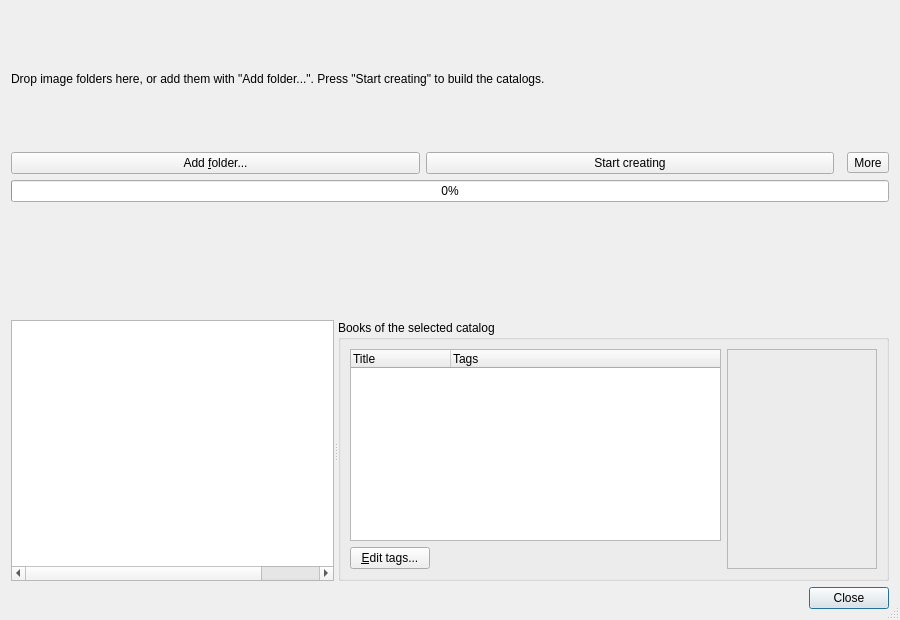
<?xml version="1.0" encoding="UTF-8"?>
<ui version="4.0">
 <class>ManageDatabaseDialog</class>
 <widget class="QDialog" name="ManageDatabaseDialog">
  <property name="geometry">
   <rect>
    <x>0</x>
    <y>0</y>
    <width>900</width>
    <height>620</height>
   </rect>
  </property>
  <property name="acceptDrops">
   <bool>true</bool>
  </property>
  <property name="windowTitle">
   <string>Manage catalogs</string>
  </property>
  <property name="sizeGripEnabled">
   <bool>true</bool>
  </property>
  <layout class="QVBoxLayout" name="dialogLayout">
   <item>
    <widget class="QLabel" name="hintLabel">
     <property name="text">
      <string extracomment="Line above the catalog list that explains how a folder is registered as a catalog and built">Drop image folders here, or add them with "Add folder...". Press "Start creating" to build the catalogs.</string>
     </property>
     <property name="wordWrap">
      <bool>true</bool>
     </property>
    </widget>
   </item>
   <item>
    <layout class="QHBoxLayout" name="catalogActionsLayout">
     <item>
      <widget class="QPushButton" name="addButton">
       <property name="text">
        <string extracomment="Button that registers another folder as a catalog">Add &amp;folder...</string>
       </property>
       <property name="flat">
        <bool>false</bool>
       </property>
       <property name="autoDefault">
        <bool>false</bool>
       </property>
      </widget>
     </item>
     <item>
      <widget class="QPushButton" name="cancelButton">
       <property name="text">
        <string>Start creating</string>
       </property>
       <property name="autoDefault">
        <bool>false</bool>
       </property>
      </widget>
     </item>
     <item>
      <spacer name="actionsSpacer">
       <property name="orientation">
        <enum>Qt::Horizontal</enum>
       </property>
      </spacer>
     </item>
     <item>
      <widget class="QToolButton" name="moreButton">
       <property name="text">
        <string>More</string>
       </property>
       <property name="popupMode">
        <enum>QToolButton::InstantPopup</enum>
       </property>
      </widget>
     </item>
    </layout>
   </item>
   <item>
    <widget class="QWidget" name="progressWidget">
     <layout class="QVBoxLayout" name="progressLayout">
      <property name="leftMargin">
       <number>0</number>
      </property>
      <property name="topMargin">
       <number>0</number>
      </property>
      <property name="rightMargin">
       <number>0</number>
      </property>
      <property name="bottomMargin">
       <number>0</number>
      </property>
      <item>
       <widget class="QProgressBar" name="progressBar">
        <property name="sizePolicy">
         <sizepolicy hsizetype="Expanding" vsizetype="Fixed">
          <horstretch>0</horstretch>
          <verstretch>0</verstretch>
         </sizepolicy>
        </property>
        <property name="value">
         <number>0</number>
        </property>
       </widget>
      </item>
      <item>
       <widget class="QLabel" name="volumeNameLabel">
        <property name="text">
         <string />
        </property>
        <property name="sizePolicy">
         <sizepolicy hsizetype="Ignored" vsizetype="Preferred">
          <horstretch>0</horstretch>
          <verstretch>0</verstretch>
         </sizepolicy>
        </property>
       </widget>
      </item>
     </layout>
    </widget>
   </item>
   <item>
    <widget class="QSplitter" name="catalogSplitter">
     <property name="orientation">
      <enum>Qt::Horizontal</enum>
     </property>
     <property name="childrenCollapsible">
      <bool>false</bool>
     </property>
     <widget class="QTreeWidget" name="treeWidget">
      <property name="sizePolicy">
       <sizepolicy hsizetype="Expanding" vsizetype="Expanding">
        <horstretch>0</horstretch>
        <verstretch>0</verstretch>
       </sizepolicy>
      </property>
      <property name="selectionBehavior">
       <enum>QAbstractItemView::SelectRows</enum>
      </property>
      <property name="uniformRowHeights">
       <bool>true</bool>
      </property>
      <property name="sortingEnabled">
       <bool>true</bool>
      </property>
      <property name="columnCount">
       <number>3</number>
      </property>
      <attribute name="headerVisible">
       <bool>false</bool>
      </attribute>
      <attribute name="headerDefaultSectionSize">
       <number>150</number>
      </attribute>
      <column>
       <property name="text">
        <string notr="true">1</string>
       </property>
      </column>
      <column>
       <property name="text">
        <string notr="true">2</string>
       </property>
      </column>
      <column>
       <property name="text">
        <string notr="true">3</string>
       </property>
      </column>
      <property name="rootIsDecorated">
       <bool>false</bool>
      </property>
      <property name="toolTip">
       <string>Right-click a catalog to edit, delete, or open its folder.</string>
      </property>
     </widget>
     <widget class="QGroupBox" name="booksGroup">
      <property name="title">
       <string extracomment="Frame holding the books of the catalog selected above, and the button that edits the tags of one of them">Books of the selected catalog</string>
      </property>
      <layout class="QGridLayout" name="booksLayout">
       <item row="0" column="0">
        <widget class="QTreeWidget" name="booksTree">
         <column>
          <property name="text">
           <string extracomment="Column of the list of books that shows the title of a book">Title</string>
          </property>
         </column>
         <column>
          <property name="text">
           <string extracomment="Column of the list of books that shows the tags of a book">Tags</string>
          </property>
         </column>
         <property name="rootIsDecorated">
          <bool>false</bool>
         </property>
         <property name="uniformRowHeights">
          <bool>true</bool>
         </property>
        </widget>
       </item>
       <item row="1" column="0">
        <widget class="QPushButton" name="editTagsButton">
         <property name="sizePolicy">
          <sizepolicy hsizetype="Maximum" vsizetype="Fixed">
           <horstretch>0</horstretch>
           <verstretch>0</verstretch>
          </sizepolicy>
         </property>
         <property name="text">
          <string extracomment="Button that opens the dialog which edits the title and tags of the selected book">&amp;Edit tags...</string>
         </property>
         <property name="autoDefault">
          <bool>false</bool>
         </property>
        </widget>
       </item>
       <item row="0" column="1" rowspan="2">
        <widget class="QLabel" name="coverLabel">
         <property name="sizePolicy">
          <sizepolicy hsizetype="Preferred" vsizetype="Expanding">
           <horstretch>0</horstretch>
           <verstretch>0</verstretch>
          </sizepolicy>
         </property>
         <property name="minimumSize">
          <size>
           <width>150</width>
           <height>180</height>
          </size>
         </property>
         <property name="frameShape">
          <enum>QFrame::StyledPanel</enum>
         </property>
         <property name="frameShadow">
          <enum>QFrame::Sunken</enum>
         </property>
         <property name="toolTip">
          <string extracomment="Tooltip of the picture that shows the cover of the book selected in the list">Cover of the selected book</string>
         </property>
         <property name="text">
          <string />
         </property>
         <property name="alignment">
          <set>Qt::AlignCenter</set>
         </property>
        </widget>
       </item>
      </layout>
     </widget>
    </widget>
   </item>
   <item>
    <layout class="QHBoxLayout" name="footerLayout">
     <item>
      <widget class="QLabel" name="statusLabel">
       <property name="text">
        <string />
       </property>
       <property name="wordWrap">
        <bool>true</bool>
       </property>
      </widget>
     </item>
     <item>
      <widget class="QDialogButtonBox" name="buttonBox">
       <property name="orientation">
        <enum>Qt::Horizontal</enum>
       </property>
       <property name="standardButtons">
        <set>QDialogButtonBox::Close</set>
       </property>
      </widget>
     </item>
    </layout>
   </item>
  </layout>
  <action name="editAction">
   <property name="text">
    <string extracomment="Button to edit information on registered catalog">&amp;Edit</string>
   </property>
  </action>
  <action name="deleteAction">
   <property name="text">
    <string extracomment="Button to delete information of registered catalog">&amp;Delete</string>
   </property>
  </action>
  <action name="openInExplorerAction">
   <property name="text">
    <string extracomment="Button that shows the folder of the selected catalog where the platform lists files">Open in Explorer</string>
   </property>
  </action>
  <action name="purgeMissingAction">
   <property name="text">
    <string extracomment="Button that removes the catalog entries whose folder is no longer there">Remove missing entries (%1)</string>
   </property>
  </action>
  <action name="deleteAllAction">
   <property name="text">
    <string>Delete all catalogs...</string>
   </property>
  </action>
 </widget>
 <resources />
 <connections>
  <connection>
   <sender>buttonBox</sender>
   <signal>rejected()</signal>
   <receiver>ManageDatabaseDialog</receiver>
   <slot>reject()</slot>
  </connection>
  <connection>
   <sender>addButton</sender>
   <signal>clicked()</signal>
   <receiver>ManageDatabaseDialog</receiver>
   <slot>handleAddButtonClicked()</slot>
  </connection>
  <connection>
   <sender>cancelButton</sender>
   <signal>clicked()</signal>
   <receiver>ManageDatabaseDialog</receiver>
   <slot>handleCancelButtonClicked()</slot>
  </connection>
  <connection>
   <sender>editAction</sender>
   <signal>triggered()</signal>
   <receiver>ManageDatabaseDialog</receiver>
   <slot>handleEditButtonClicked()</slot>
  </connection>
  <connection>
   <sender>deleteAction</sender>
   <signal>triggered()</signal>
   <receiver>ManageDatabaseDialog</receiver>
   <slot>handleDeleteButtonClicked()</slot>
  </connection>
  <connection>
   <sender>deleteAllAction</sender>
   <signal>triggered()</signal>
   <receiver>ManageDatabaseDialog</receiver>
   <slot>handleDeleteAllButtonClicked()</slot>
  </connection>
 </connections>
 <slots>
  <slot>handleAddButtonClicked()</slot>
  <slot>handleCancelButtonClicked()</slot>
  <slot>handleEditButtonClicked()</slot>
  <slot>handleDeleteButtonClicked()</slot>
  <slot>handleDeleteAllButtonClicked()</slot>
 </slots>
</ui>
